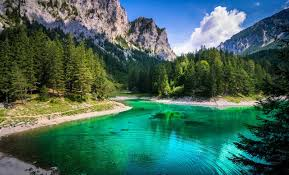
#> input picture landscape.jpg, 289 x 175 px
$ jupyter execute --allow-errors TDandPython01.ipynb   (shell and % lines are left out)
#> lines starting #> are read from the running program, lines starting #| are printed output that depends on the picture; after the words box and inside, x2 and y2 are one past the last pixel; in counts of white or black regions, pixels touching at a corner belong together
[cell 1]
import matplotlib.pyplot as plt
import numpy as np

[cell 2]
import sys

[cell 3]
sys.version

# Image PCA

### Source Image

[cell 4]
from matplotlib import image
from sklearn.cluster import KMeans

[cell 5]
im = image.imread('landscape.jpg')
#> im is the input picture: shape (175, 289, 3); mean R, G, B 63.7, 103.5, 90.8

[cell 6]
im.shape
#> Out = (175, 289, 3)

[cell 7]
imresh = im.reshape((im.shape[0]*im.shape[1], 3))

[cell 8]
km = KMeans(n_clusters=8)

[cell 9]
km.fit(imresh)

[cell 10]
centers = km.cluster_centers_
print(centers)

[cell 11]
plt.imshow(np.array([centers/255.]))
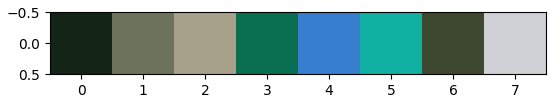
#> figure drawn by matplotlib, 1 panel

[cell 12]
plt.figure(figsize=[12,13])
plt.subplot(211)
plt.imshow(im, aspect='auto')
plt.grid()
plt.subplot(212)
plt.imshow(np.array([centers/255.]))
plt.show()
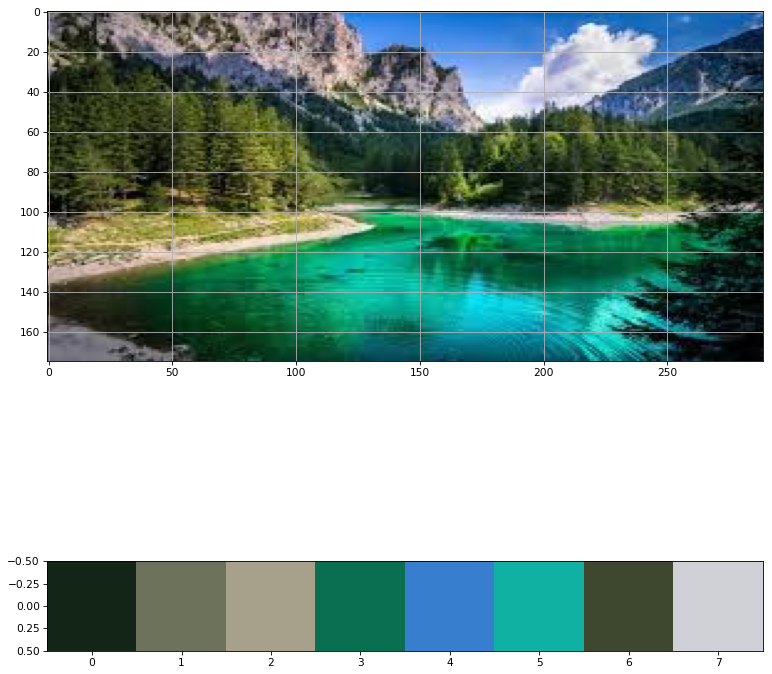
#> figure drawn by matplotlib, 2 panels

### Possible TD Implementation
The following could be placed in a `Text Dat`, reading form a TOP called `null1`, writing to a `script CHOP` named `script1`.

```python
from sklearn.cluster import KMeans

myTop = op('null1') #input TOP path

arrayData = myTop.numpyArray() #get array data
rgb = arrayData[:,:,0:3] #drop alpha

reshaped = rgb.reshape([rgb.shape[0]*rgb.shape[1],3 ]) #reshepe to one pixel line

# K-Means Clustering
nClusters = 8
km = KMeans(n_clusters=nClusters)
km.fit(reshaped)
#getting cluster centers
centers = km.cluster_centers_

# Write to a script CHOP named 'script1'
so = op('script1')
so.clear()
so.numSamples = centers.shape[0]

for i,c in enumerate(['r', 'g', 'b']):
	c = so.appendChan(c)
	c.vals = centers[:,i]

```

# Simple Classifier Example

[cell 13]
from sklearn.ensemble import RandomForestClassifier
from sklearn.metrics import confusion_matrix, accuracy_score, precision_score, recall_score

[cell 14]
clf = RandomForestClassifier()

[cell 15]
c1 = np.random.random(1000)
c2 = np.random.random(1000)-2
allC = np.concatenate([c1,c2])

labels = np.zeros_like(allC)
labels[1000:] = 1

x = allC
y = labels

[cell 16]
plt.plot(x, label='x')
plt.plot(y, label='y')
plt.legend()
plt.grid()
plt.show()
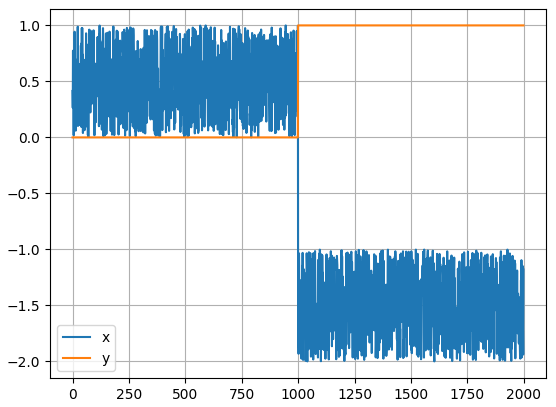
#> figure drawn by matplotlib, 1 panel; curve peaks at x = 945, y = 1; curve peaks at x = 1000, y = 1

[cell 17]
from sklearn.model_selection import train_test_split

[cell 18]
xTrain, xTest, yTrain, yTest = train_test_split(x[:,np.newaxis], y, test_size=0.33, random_state=42)

[cell 19]
clf.fit(xTrain,yTrain)

[cell 20]
yPred = clf.predict(xTest)

[cell 21]
plt.imshow(confusion_matrix(yTest,yPred))
plt.title('confusion matrix')
plt.show()
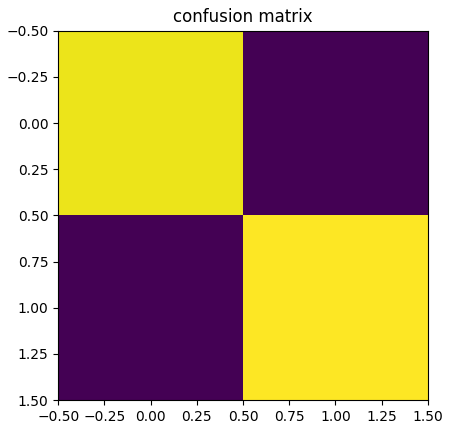
#> figure drawn by matplotlib, 1 panel

[cell 22]
print('acc: ', accuracy_score(yTest,yPred))
print('precision: ', precision_score(yTest,yPred))
print('recall: ', recall_score(yTest,yPred))

### Save Model

[cell 23]
from joblib import dump, load
dump(clf, 'simpleRF.joblib')

## Code to run in TD

Make a `chop execute DAT` for example to run a module called AI (a `text DAT` called 'AI"). Make a `constant CHOP` that will output our prediction.

#### Contents of the `chop execute DAT`:

```python
def onValueChange(channel, sampleIndex, val, prev):
	pred = mod.AI.predictSingle(val)
	# print(pred)
	op('constant2').par.value0 = float(pred)
	return


```

#### Contents of the 'AI' `text DAT`:
```python
from joblib import load
import numpy as np
global clf
clf = load('filename.joblib')

def predictSingle(x):
	xarr = np.array([x])
	y = clf.predict(xarr[np.newaxis, :])
	return y

```

# Face Recognition

### Source Image

[cell 24]
import cv2
import os

[cell 25]
haarDir = cv2.data.haarcascades
print(haarDir)

[cell 26]
# test_image = cv2.imread('faces.jpg')
test_image = cv2.imread('happy-people-1050x600.jpg')
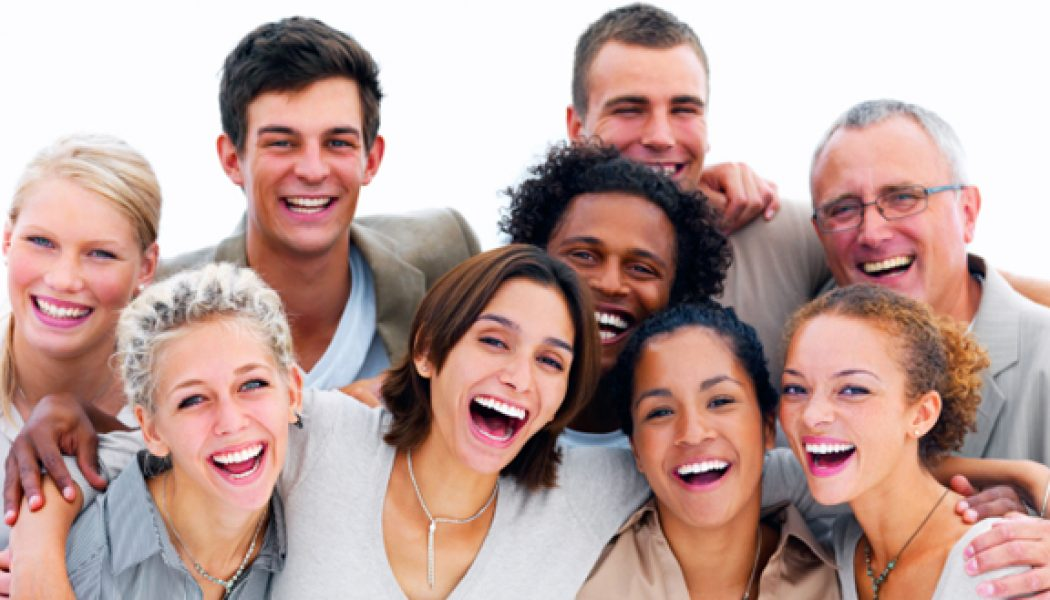
#> input picture happy-people-1050x600.jpg, 1050 x 600 px
#> test_image is the input picture: shape (600, 1050, 3); mean B, G, R 155.7, 161.3, 190

[cell 27]
test_image_gray = cv2.cvtColor(test_image, cv2.COLOR_BGR2GRAY)
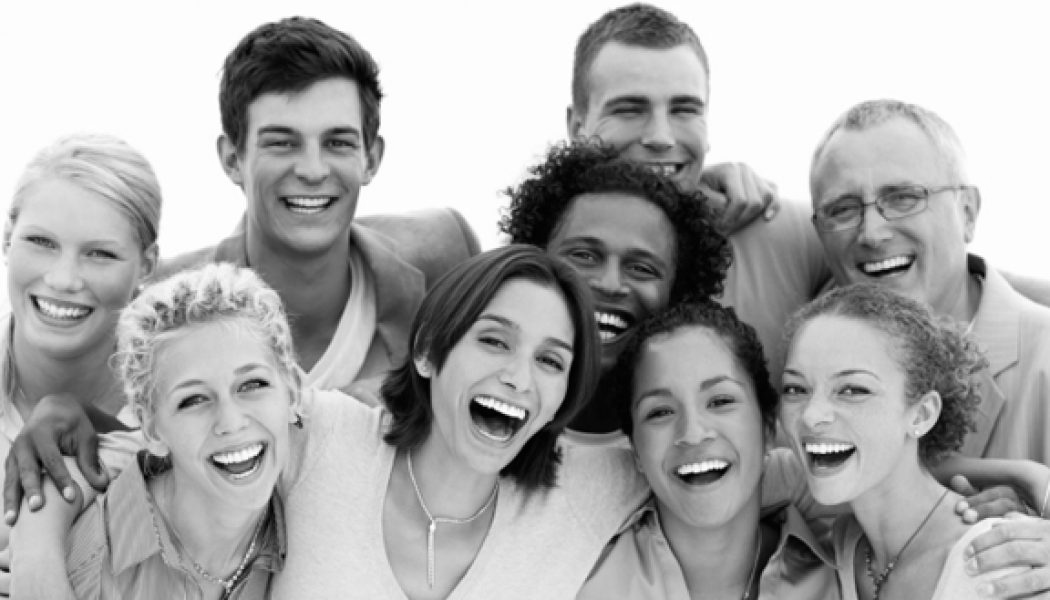
#> test_image_gray: shape (600, 1050); min 0, max 255, mean 169.2

[cell 28]
plt.imshow(test_image_gray, cmap='gray')

[cell 29]
test_image_gray.shape
#> Out = (600, 1050)

[cell 30]
test_image_gray.dtype

[cell 31]
print(test_image_gray)
#> (printed output is left out)

[cell 32]
haar_cascade_face = cv2.CascadeClassifier(os.path.join(haarDir, 'haarcascade_frontalface_default.xml'))

[cell 33]
faces_rects = haar_cascade_face.detectMultiScale(test_image_gray, scaleFactor = 1.1, minNeighbors = 5);
#> faces_rects = [[670, 499, 89, 89], [544, 205, 140, 140], [592, 56, 137, 137], [225, 76, 167, 167], [613, 345, 162, 162], [799, 146, 152, 152], [440, 289, 158, 158], [8, 199, 140, 140], [129, 319, 193, 193], [738, 318, 186, 186]]

[cell 34]
print('Faces found: ', len(faces_rects))
#| Faces found:  10

[cell 35]
for (x,y,w,h) in faces_rects:
     cv2.rectangle(test_image_gray, (x, y), (x+w, y+h), (0, 255, 0), 2)
#> this loop made 10 passes
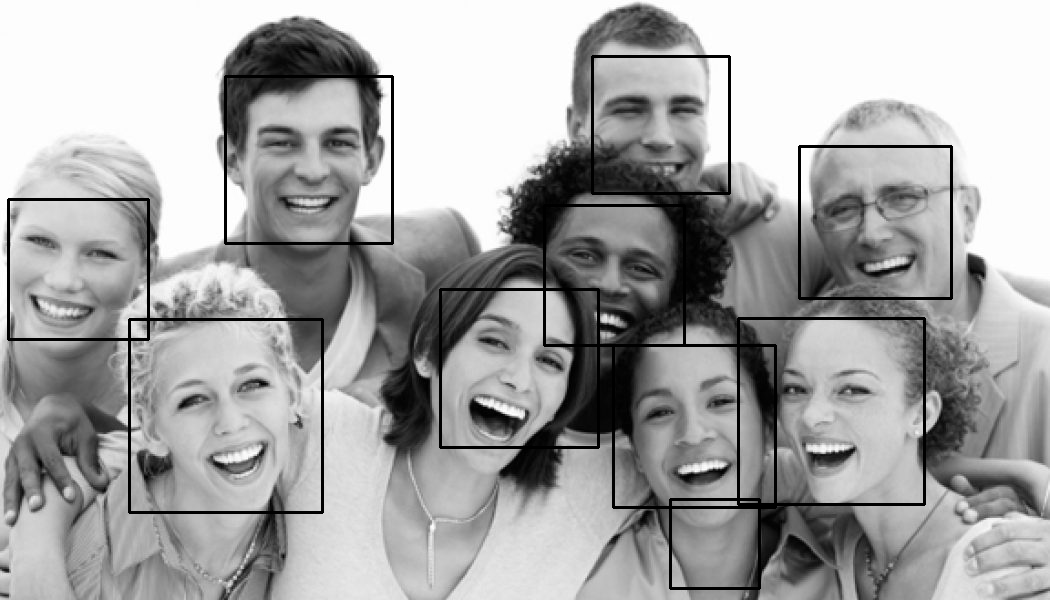
#> test_image_gray: shape (600, 1050); 2.85% of pixels changed, all inside (x1, y1, x2, y2) = (7, 55, 953, 590)
